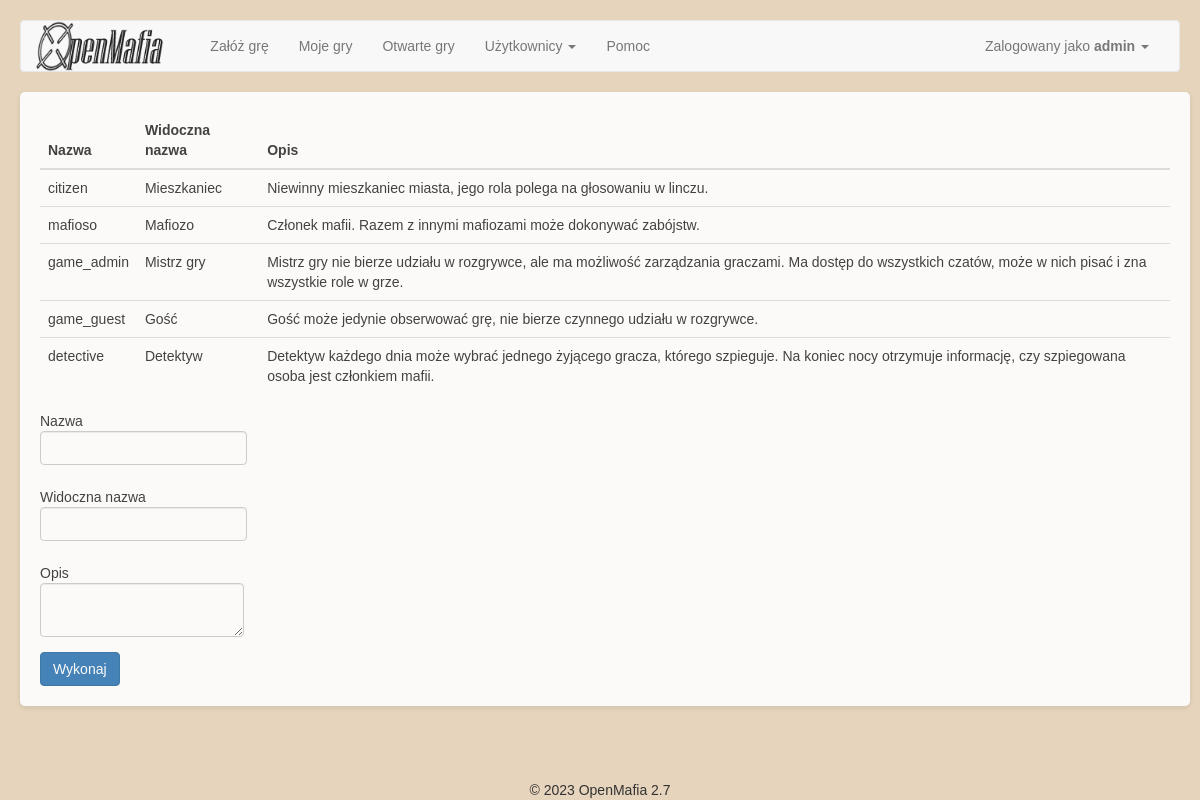
Before: /admin/add_role (signed in) with the older database file.
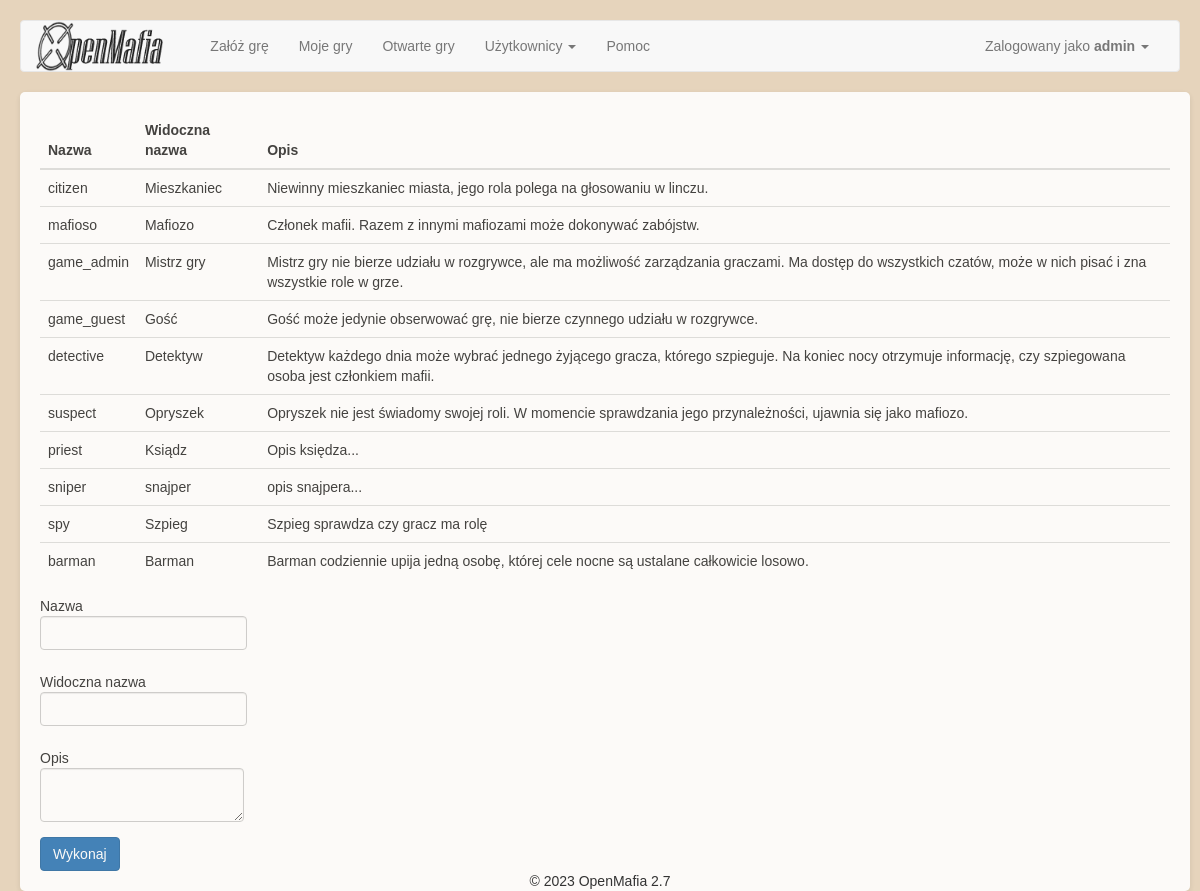
After: the same page with the newer database file.
### app/Engine/DB/models.py (models this page shows, shortened)
class User(db.Model):
    __tablename__ = 'User'
    id = db.Column(db.Integer, primary_key=True)
    user = db.Column(db.String(64), unique=True)
    password = db.Column(db.String(500))
    name = db.Column(db.String(500))
    email = db.Column(db.String(120), unique=True)
    is_active = db.Column(db.Boolean)
    def is_active(self):
        return True

class Role(db.Model):
    __tablename__ = 'Role'
    id = db.Column(db.Integer, primary_key=True)
    name = db.Column(db.String(100))
    visible_name = db.Column(db.String(500))
    description = db.Column(db.String(500))

### app/AdminPanel/views.py (the view)
@AdminModule.route('add_role', methods=['GET', 'POST'])
@login_required
@administrator_privileges_required
def add_role():
    role_form = RoleForm()
    roles_api = RolesApi()
    if role_form.validate_on_submit():
        role_name = role_form.name.data
        visible_name = role_form.visible_name.data
        description = role_form.description.data
        roles_api.add_role(role_name, visible_name, description)
        flash('Dodano rolę '+role_name, 'alert-success')
    roles = roles_api.list_roles()
    return render_template('AdminModule_addrole.html', role_form=role_form, roles=roles)

### app/AdminPanel/forms.py
class RoleForm(FlaskForm):
    name = StringField(u'Nazwa', validators=[DataRequired()])
    visible_name = StringField(u'Widoczna nazwa', validators=[DataRequired()])
    description = StringField(u'Opis', validators=[DataRequired()], widget=TextArea())

### app/Engine/DB/db_api.py (called while the page is built)
    def list_roles(self):
        return Role.query.all()

### app/views.py (called while the page is built)
@app.before_request
def before_request():
    g.user = current_user

@lm.user_loader
def load_user(id):
    return User.query.get(int(id))

### app/AdminPanel/templates/AdminModule_addrole.html (shortened to what this page needs)
{% extends "base.html" %}
{% import "bootstrap/wtf.html" as wtf %}
{% block styles %}
{{ super() }}
<link rel="stylesheet" type="text/css" href="{{ url_for('SetupGameModule.static', filename='css/datatables.css') }}">
<link rel="stylesheet" type="text/css" href="{{ url_for('SetupGameModule.static', filename='css/styles.css') }}">
{% endblock %}
{%block main_content%}
<table class="table">
  <thead>
    <tr>
      <th scope="col">Nazwa</th>
      <th scope="col">Widoczna nazwa</th>
      <th scope="col">Opis</th>
    </tr>
  </thead>
  <tbody>
  {% for role in roles %}
  <tr>
    <td>{{ role.name }}</td>
    <td>{{ role.visible_name }}</td>
    <td>{{ role.description }}</td>
  </tr>
  {% endfor %}
  </tbody>
</table>
<form method="post" class="form form-horizontal" name="addrole">
                {{ wtf.form_field(role_form.name) }}
                {{ wtf.form_field(role_form.visible_name) }}
                {{ wtf.form_field(role_form.description) }}
                <div class="form-actions">
                    <button name="action" type="submit" class="btn btn-primary">Wykonaj</button>
                </div>
            </form>
{%endblock%}

### app/templates/base.html (shortened to what this page needs)
{% extends "bootstrap/base.html" %}
{% block styles %}
{{ super() }}
<link rel="stylesheet" type="text/css" href="{{ url_for('static', filename='css/base_styles.css') }}">
<link rel="stylesheet" type="text/css" href="{{ url_for('static', filename='css/bootstrap_table.css') }}">
{% endblock %}
{% block navbar %}
<nav class="navbar navbar-default" id="nav">
	<div class="container-fluid">
	  <div class="navbar-header">
		<a href="/"><img height="50" style="padding-right: 32px" src="{{ url_for('static', filename='images/logo.png') }}"/></a>
	  </div>
	  <div class="collapse navbar-collapse" id="bs-example-navbar-collapse-1">
		<ul class="nav navbar-nav">
			<li {{ 'class=active' if request.endpoint == 'SetupGameModule.setup_game' }} ><a href="{{ url_for('SetupGameModule.setup_game')}}">Załóż grę</a></li>
			<li><a href="{{ url_for('SetupGameModule.game_list')}}/my_games">Moje gry</a></li>
			<li><a href="{{ url_for('SetupGameModule.game_list')}}/open_games">Otwarte gry</a></li>
			<li class="dropdown">
				<a href="#" class="dropdown-toggle" data-toggle="dropdown" role="button" aria-haspopup="true" aria-expanded="false">Użytkownicy <span class="caret"></span></a>
			</li>
			<li><a href="{{ url_for('help_page')}}">Pomoc</a></li>
		</ul>
		<ul class="nav navbar-nav navbar-right">
		  <li><a href="#"></a></li>
		  <li class="dropdown">
			<a href="#" class="dropdown-toggle" data-toggle="dropdown" role="button" aria-haspopup="true" aria-expanded="false">
				{% if current_user.is_authenticated %}
				Zalogowany jako <b>{{ current_user.user }}</b>
				{% else %}
					Gość
				{% endif %}
				<span class="caret"></span>
			</a>
		  </li>
		</ul>
	  </div>
	</div>
  </nav>
{% endblock %}
{%block content %}
<div class="container">
	{%block main_content%}{%endblock%}
</div>
{% block footer %}
<div class="footer">&copy; 2023 OpenMafia 2.7</div>
{%- endblock footer %}
{%endblock%}

### app/static/css/base_styles.css (style rules this page uses)
.footer { position: fixed; left: 0; bottom: 0; width: 100%; text-align: center; text-size: small; }
@media (min-width: 768px) { body { font-family: Arial, sans-serif; background-color: rgb(230, 212, 188); margin: 0; padding: 20px; height: 100vh; } }
@media (min-width: 768px) { .container { margin: 0 auto; background-color: #ffffff; border-radius: 5px; padding: 20px; box-shadow: 0 2px 6px rgba(0, 0, 0, 0.1); opacity: 0.9; } }

### app/SetupGameModule/static/css/styles.css (style rules this page uses)
.form-control { width: auto; }
.form-horizontal .form-group { margin-right: 0px; margin-left: 0px; }
label { font-weight: normal }

Changed rows visible on the page:
added Role: name "suspect", visible_name "Opryszek", description "Opryszek nie jest świadomy swojej roli. W momencie sprawdzania jego przynależności, ujawnia się jako mafiozo."
added Role: name "priest", visible_name "Ksiądz", description "Opis księdza..."
added Role: name "sniper", visible_name "snajper", description "opis snajpera..."
added Role: name "spy", visible_name "Szpieg", description "Szpieg sprawdza czy gracz ma rolę"
added Role: name "barman", visible_name "Barman", description "Barman codziennie upija jedną osobę, której cele nocne są ustalane całkowicie losowo."
